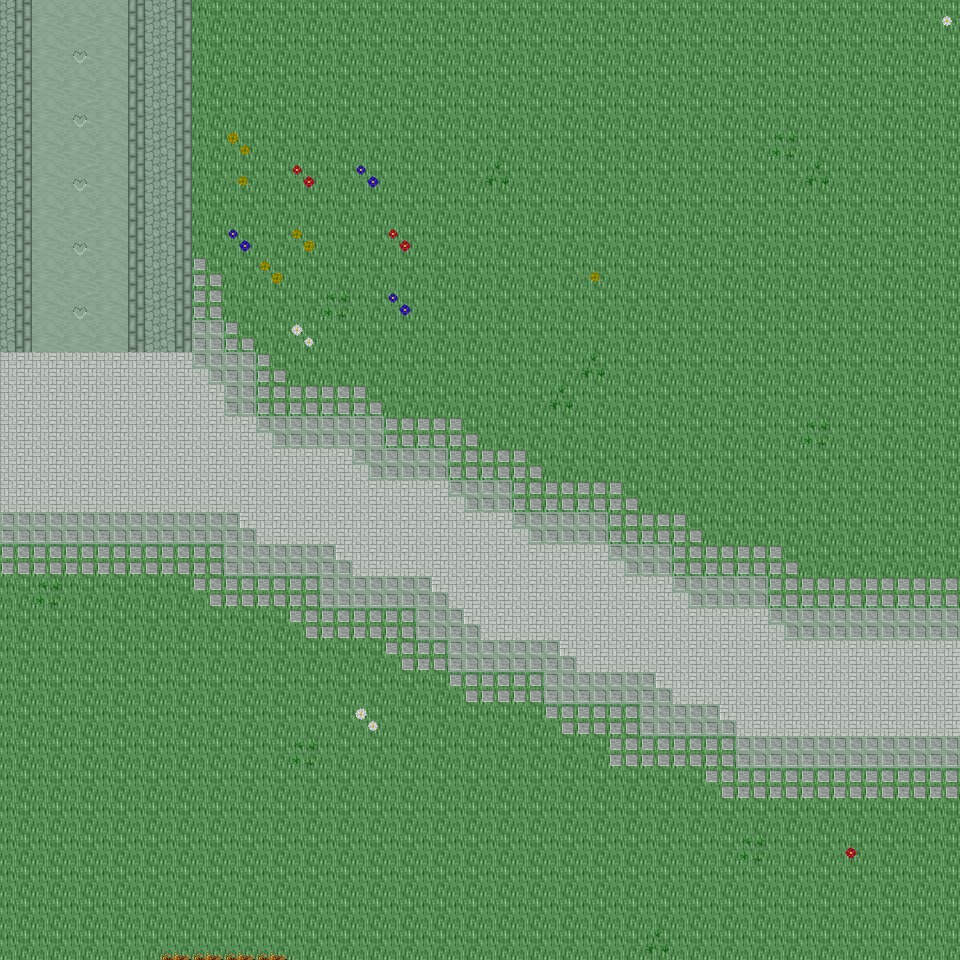

Tiled map render using the project's own tile images. Description and the map definition, with tile-layer contents summarised, below:
An orthogonal 30x30 tile map with 32x32 px tiles, 6 tile layers (Ground, Object, Object2, Above, ...), 45 tilesets and 3 objects (3x mapExit).

<map version="1.0" orientation="orthogonal" renderorder="right-down" width="30" height="30" tilewidth="32" tileheight="32" nextobjectid="4">
  <tileset firstgid="1" name="tileset_ground_ground" tilewidth="32" tileheight="32" tilecount="33" columns="3">
    <image source="../drawable/tileset_ground_ground.png" width="96" height="352" />
  </tileset>
  <tileset firstgid="34" name="tileset_building_castle" tilewidth="32" tileheight="32" tilecount="320" columns="20">
    <image source="../drawable/tileset_building_castle.png" width="640" height="512" />
  </tileset>
  <tileset firstgid="354" name="tileset_ground_water_pool" tilewidth="32" tileheight="32" tilecount="72" columns="3">
    <image source="../drawable/tileset_ground_water_pool.png" width="96" height="768" />
  </tileset>
  <tileset firstgid="426" name="tileset_ground_ridge_earth_dark" tilewidth="32" tileheight="32" tilecount="96" columns="12">
    <image source="../drawable/tileset_ground_ridge_earth_dark.png" width="384" height="256" />
  </tileset>
  <tileset firstgid="522" name="tileset_ground_grass_edges" tilewidth="32" tileheight="32" tilecount="36" columns="12">
    <image source="../drawable/tileset_ground_grass_edges.png" width="384" height="96" />
  </tileset>
  <tileset firstgid="558" name="tileset_ground_earth_edges" tilewidth="32" tileheight="32" tilecount="18" columns="6">
    <image source="../drawable/tileset_ground_earth_edges.png" width="192" height="96" />
  </tileset>
  <tileset firstgid="576" name="tileset_ground_grass_corners" tilewidth="32" tileheight="32" tilecount="24" columns="6">
    <image source="../drawable/tileset_ground_grass_corners.png" width="192" height="128" />
  </tileset>
  <tileset firstgid="600" name="tileset_plant_stump_stump_green" tilewidth="32" tileheight="32" tilecount="4" columns="2">
    <image source="../drawable/tileset_plant_stump_stump_green.png" width="64" height="64" />
  </tileset>
  <tileset firstgid="604" name="tileset_item_pot_barrel" tilewidth="32" tileheight="32" tilecount="2" columns="1">
    <image source="../drawable/tileset_item_pot_barrel.png" width="32" height="64" />
  </tileset>
  <tileset firstgid="606" name="tileset_ground_rock_rocks_2" tilewidth="32" tileheight="32" tilecount="4" columns="2">
    <image source="../drawable/tileset_ground_rock_rocks_2.png" width="64" height="64" />
  </tileset>
  <tileset firstgid="610" name="tileset_ground_ladder_horizontal_dark" tilewidth="32" tileheight="32" tilecount="3" columns="1">
    <image source="../drawable/tileset_ground_ladder_horizontal_dark.png" width="32" height="96" />
  </tileset>
  <tileset firstgid="613" name="tileset_plant_grasses" tilewidth="32" tileheight="32" tilecount="6" columns="3">
    <image source="../drawable/tileset_plant_grasses.png" width="96" height="64" />
  </tileset>
  <tileset firstgid="619" name="tileset_plant_tree_tree_green" tilewidth="32" tileheight="32" tilecount="88" columns="8">
    <image source="../drawable/tileset_plant_tree_tree_green.png" width="256" height="352" />
  </tileset>
  <tileset firstgid="707" name="tileset_ground_water_waterfall" tilewidth="32" tileheight="32" tilecount="120" columns="8">
    <image source="../drawable/tileset_ground_water_waterfall.png" width="256" height="480" />
  </tileset>
  <tileset firstgid="827" name="tileset_plant_flower_daisy_white" tilewidth="32" tileheight="32" tilecount="8" columns="2">
    <image source="../drawable/tileset_plant_flower_daisy_white.png" width="64" height="128" />
  </tileset>
  <tileset firstgid="835" name="tileset_plant_flower_daisy_red" tilewidth="32" tileheight="32" tilecount="8" columns="2">
    <image source="../drawable/tileset_plant_flower_daisy_red.png" width="64" height="128" />
  </tileset>
  <tileset firstgid="843" name="tileset_ground_rock_pebbles" tilewidth="32" tileheight="32" tilecount="3" columns="1">
    <image source="../drawable/tileset_ground_rock_pebbles.png" width="32" height="96" />
  </tileset>
  <tileset firstgid="846" name="tileset_plant_flower_daisy_yellow" tilewidth="32" tileheight="32" tilecount="8" columns="2">
    <image source="../drawable/tileset_plant_flower_daisy_yellow.png" width="64" height="128" />
  </tileset>
  <tileset firstgid="854" name="tileset_building_decoration_longhorn_skull" tilewidth="32" tileheight="32" tilecount="6" columns="3">
    <image source="../drawable/tileset_building_decoration_longhorn_skull.png" width="96" height="64" />
  </tileset>
  <tileset firstgid="860" name="tileset_furniture_light_flames" tilewidth="32" tileheight="32" tilecount="6" columns="6">
    <image source="../drawable/tileset_furniture_light_flames.png" width="192" height="32" />
  </tileset>
  <tileset firstgid="866" name="tileset_plant_stump_stump_brown" tilewidth="32" tileheight="32" tilecount="4" columns="2">
    <image source="../drawable/tileset_plant_stump_stump_brown.png" width="64" height="64" />
  </tileset>
  <tileset firstgid="870" name="tileset_building_decoration_rocks_2" tilewidth="32" tileheight="32" tilecount="2" columns="1">
    <image source="../drawable/tileset_building_decoration_rocks_2.png" width="32" height="64" />
  </tileset>
  <tileset firstgid="872" name="tileset_plant_flower_daisy_blue" tilewidth="32" tileheight="32" tilecount="8" columns="2">
    <image source="../drawable/tileset_plant_flower_daisy_blue.png" width="64" height="128" />
  </tileset>
  <tileset firstgid="880" name="tileset_building_fence_fence_chunky" tilewidth="32" tileheight="32" tilecount="21" columns="3">
    <image source="../drawable/tileset_building_fence_fence_chunky.png" width="96" height="224" />
  </tileset>
  <tileset firstgid="901" name="tileset_ground_water_water_bubbles" tilewidth="32" tileheight="32" tilecount="32" columns="8">
    <image source="../drawable/tileset_ground_water_water_bubbles.png" width="256" height="128" />
  </tileset>
  <tileset firstgid="933" name="tileset_item_statue_grey_stone" tilewidth="32" tileheight="32" tilecount="4" columns="2">
    <image source="../drawable/tileset_item_statue_grey_stone.png" width="64" height="64" />
  </tileset>
  <tileset firstgid="937" name="tileset_plant_tree_tree_darkgreen" tilewidth="32" tileheight="32" tilecount="88" columns="8">
    <image source="../drawable/tileset_plant_tree_tree_darkgreen.png" width="256" height="352" />
  </tileset>
  <tileset firstgid="1025" name="tileset_logic_creature_animal" tilewidth="32" tileheight="32" tilecount="32" columns="8">
    <image source="../drawable/tileset_logic_creature_animal.png" width="256" height="128" />
  </tileset>
  <tileset firstgid="1057" name="tileset_logic_creature_rodent" tilewidth="32" tileheight="32" tilecount="8" columns="8">
    <image source="../drawable/tileset_logic_creature_rodent.png" width="256" height="32" />
  </tileset>
  <tileset firstgid="1065" name="tileset_logic_portal" tilewidth="32" tileheight="32" tilecount="24" columns="8">
    <image source="../drawable/tileset_logic_portal.png" width="256" height="96" />
  </tileset>
  <tileset firstgid="1089" name="tileset_logic_item_mushroom" tilewidth="32" tileheight="32" tilecount="6" columns="6">
    <image source="../drawable/tileset_logic_item_mushroom.png" width="192" height="32" />
  </tileset>
  <tileset firstgid="1095" name="tileset_logic_collision" tilewidth="32" tileheight="32" tilecount="1" columns="1">
    <image source="../drawable/tileset_logic_collision.png" width="32" height="32" />
  </tileset>
  <tileset firstgid="1096" name="tileset_logic_creature_human_little" tilewidth="32" tileheight="32" tilecount="2" columns="2">
    <image source="../drawable/tileset_logic_creature_human_little.png" width="64" height="32" />
  </tileset>
  <tileset firstgid="1098" name="tileset_logic_creature_fairy" tilewidth="32" tileheight="32" tilecount="4" columns="4">
    <image source="../drawable/tileset_logic_creature_fairy.png" width="128" height="32" />
  </tileset>
  <tileset firstgid="1102" name="tileset_logic_item_herb" tilewidth="32" tileheight="32" tilecount="5" columns="5">
    <image source="../drawable/tileset_logic_item_herb.png" width="160" height="32" />
  </tileset>
  <tileset firstgid="1107" name="tileset_object_suspension_bridge" tilewidth="32" tileheight="32" tilecount="24" columns="3">
    <image source="../drawable/tileset_object_suspension_bridge.png" width="96" height="256" />
  </tileset>
  <tileset firstgid="1131" name="tileset_logic_creature_farm_animal" tilewidth="32" tileheight="32" tilecount="16" columns="8">
    <image source="../drawable/tileset_logic_creature_farm_animal.png" width="256" height="64" />
  </tileset>
  <tileset firstgid="1147" name="tileset_ground_green_paving" tilewidth="32" tileheight="32" tilecount="18" columns="3">
    <image source="../drawable/tileset_ground_green_paving.png" width="96" height="192" />
  </tileset>
  <tileset firstgid="1165" name="tileset_logic_protection" tilewidth="32" tileheight="32" tilecount="2" columns="2">
    <image source="../drawable/tileset_logic_protection.png" width="64" height="32" />
  </tileset>
  <tileset firstgid="1167" name="tileset_light_light_5x5" tilewidth="32" tileheight="32" tilecount="25" columns="5">
    <image source="../drawable/tileset_light_light_5x5.png" width="160" height="160" />
  </tileset>
  <tileset firstgid="1192" name="tileset_light_door_light" tilewidth="32" tileheight="32" tilecount="12" columns="3">
    <image source="../drawable/tileset_light_door_light.png" width="96" height="128" />
  </tileset>
  <tileset firstgid="1204" name="tileset_building_huts" tilewidth="32" tileheight="32" tilecount="338" columns="26">
    <image source="../drawable/tileset_building_huts.png" width="832" height="416" />
  </tileset>
  <tileset firstgid="1542" name="tileset_building_chimney_smoke" tilewidth="32" tileheight="32" tilecount="40" columns="4">
    <image source="../drawable/tileset_building_chimney_smoke.png" width="128" height="320" />
  </tileset>
  <tileset firstgid="1582" name="tileset_plant_tree_chestnut_tree" tilewidth="32" tileheight="32" tilecount="20" columns="4">
    <image source="../drawable/tileset_plant_tree_chestnut_tree.png" width="128" height="160" />
  </tileset>
  <tileset firstgid="1602" name="tileset_logic_creature_troll" tilewidth="32" tileheight="32" tilecount="4" columns="4">
    <image source="../drawable/tileset_logic_creature_troll.png" width="128" height="32" />
  </tileset>
  <layer name="Ground" width="30" height="30">
    <data>[900 cells, 900 non-empty, 2 distinct tile ids]</data>
  </layer>
  <layer name="Object" width="30" height="30">
    <data>[900 cells, 268 non-empty, 8 distinct tile ids]</data>
  </layer>
  <layer name="Object2" width="30" height="30">
    <data>[900 cells, 34 non-empty, 13 distinct tile ids]</data>
  </layer>
  <layer name="Above" width="30" height="30">
    <data>[900 cells, 2 non-empty, 2 distinct tile ids]</data>
  </layer>
  <layer name="Above2" width="30" height="30">
    <data>[900 cells, 0 non-empty, 0 distinct tile ids]</data>
  </layer>
  <layer name="Walkable" width="30" height="30">
    <data>[900 cells, 0 non-empty, 0 distinct tile ids]</data>
  </layer>
  <objectgroup name="MapEvents">
    <object id="1" name="south" type="mapExit" x="0" y="928" width="960" height="32">
      <properties>
        <property name="map" value="level_0_x104_y94" />
        <property name="x" value="0" />
        <property name="y" value="1" />
      </properties>
    </object>
    <object id="2" name="west" type="mapExit" x="0" y="0" width="32" height="960">
      <properties>
        <property name="map" value="level_0_x103_y93" />
        <property name="x" value="28" />
        <property name="y" value="0" />
      </properties>
    </object>
    <object id="3" name="east" type="mapExit" x="928" y="0" width="32" height="960">
      <properties>
        <property name="map" value="level_0_x105_y93" />
        <property name="x" value="1" />
        <property name="y" value="0" />
      </properties>
    </object>
  </objectgroup>
</map>
